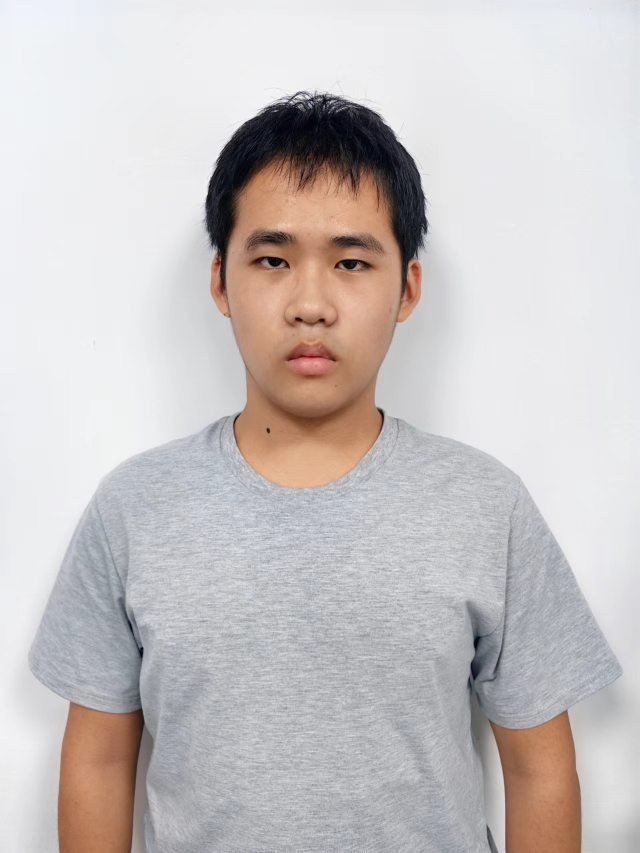
#> input picture src/face_1.jpg, 1279 x 1706 px (shown at 1/2 size)
$ python face_detect_1.py
#> lines starting #> are read from the running program, lines starting #| are printed output that depends on the picture; after the words box and inside, x2 and y2 are one past the last pixel; in counts of white or black regions, pixels touching at a corner belong together
import cv2

def detect_face(img):
    gray = cv2.cvtColor(img, cv2.COLOR_BGR2GRAY)
    face_detect = cv2.CascadeClassifier('face_recognition_tools/haarcascade_frontalface_default.xml')
    face = face_detect.detectMultiScale(gray)
    for x,y,w,h in face:
        cv2.rectangle(img, (x,y), (x+w, y+h), (255,0,0), 2)
    return img
def display(frame):
    cv2.imshow('result', frame)
    cv2.waitKey(0)
    cv2.destroyAllWindows()


if __name__ == '__main__':
    img = cv2.imread('src/face_1.jpg')
#> img is the input picture: shape (1706, 1279, 3); mean B, G, R 195.4, 195.7, 201.2
    frame = cv2.resize(img, (1080, 960))
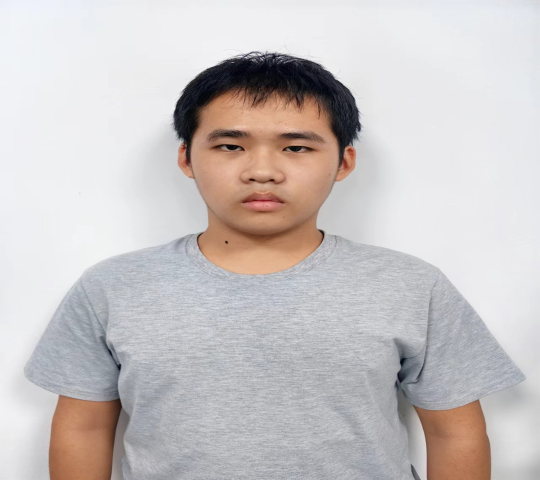
#> frame: shape (960, 1080, 3) (shown at 1/2 size); mean B, G, R 195.4, 195.6, 201.1
    img_detected = detect_face(frame)
#> in detect_face, `gray = cv2.cvtColor(img, cv2.COLOR_BGR2GRAY)`:
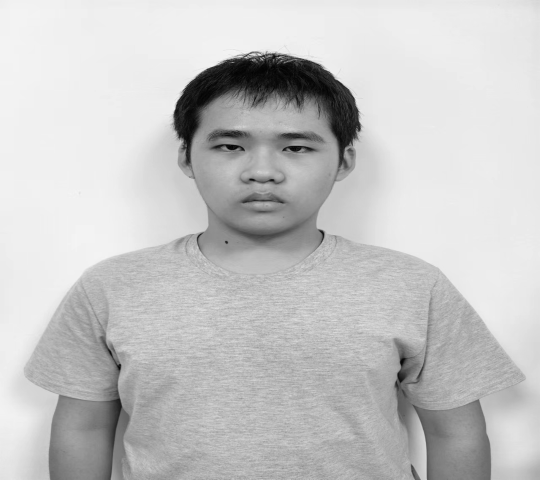
#> gray: shape (960, 1080) (shown at 1/2 size); min 0, max 246, mean 197.2
#> in detect_face, `face = face_detect.detectMultiScale(gray)`: face = [[352, 160, 350, 350]]
#> the loop in detect_face, `for x,y,w,h in face:` made 1 pass
#> after the loop in detect_face, `for x,y,w,h in face:`:
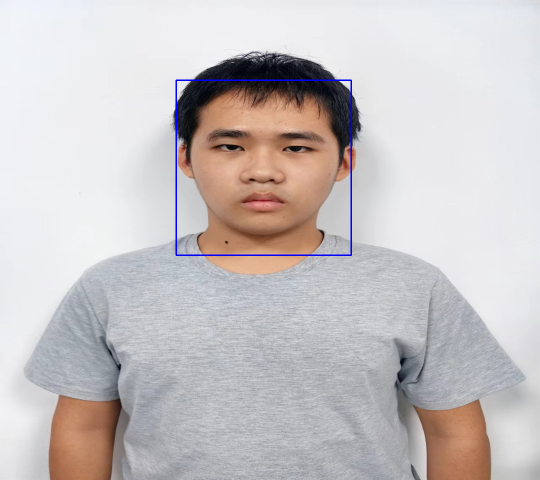
#> img: shape (960, 1080, 3) (shown at 1/2 size); 0.4% of pixels changed, all inside (x1, y1, x2, y2) = (351, 159, 704, 512)
    display(img_detected)
